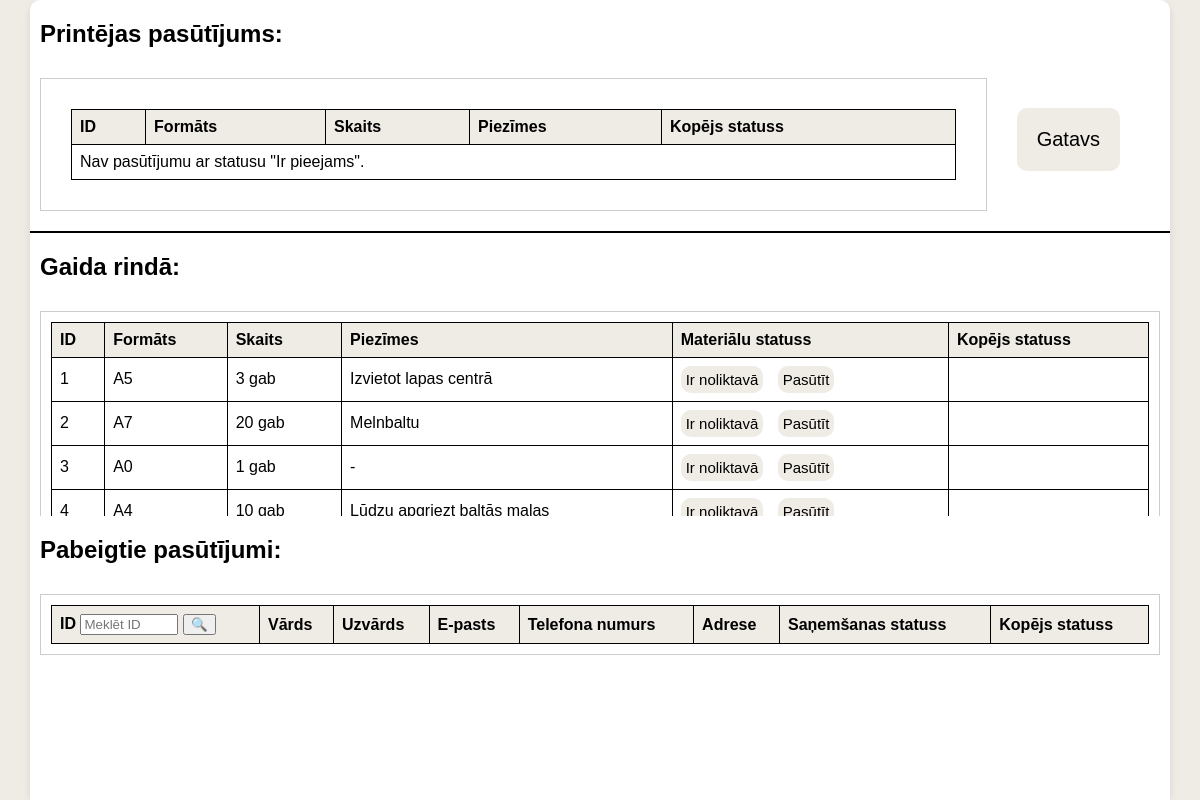
The app's page /adminmain with its own data.
### app/model.py (models this page shows, shortened)
class Pasutijums(db.Model):
    __tablename__ = 'pasutijums'
    id = db.Column(db.Integer, primary_key=True, autoincrement=True)  # Добавьте autoincrement=True
    vards = db.Column(db.String(50), nullable=False)
    uzvards = db.Column(db.String(50), nullable=False)
    TelefonaNumurs = db.Column(db.String(20), nullable=False)
    epasts = db.Column(db.String(120), nullable=False)
    PiegadesAdrese = db.Column(db.String(255), nullable=False)
    izmers = db.Column(db.String(50), nullable=False)
    daudzums = db.Column(db.Integer, nullable=False)
    komentari = db.Column(db.Text)
    materiala_statuss = db.Column(db.String(50))
    FailaAugšupielāde = db.Column(db.String(255))
    IzveidotsLaiks = db.Column(db.TIMESTAMP, default=db.func.current_timestamp())
    kopejais_statuss = db.Column(db.String(50))
    sanemsanas_statuss = db.Column(db.String(50))
    darba_apjoms = db.Column(db.Integer)
    vieta_rinda = db.Column(db.Integer)
    gaidija_materialus = db.Column(db.Boolean, nullable=True)

### app/routes.py (the view)
@app.route('/adminmain')
def adminmain():
    all_orders = Pasutijums.query.filter(Pasutijums.materiala_statuss.isnot('Gaida piegādi')).all()
    available_order = (
        Pasutijums.query.filter_by(materiala_statuss='Ir pieejams').first()
    )
    wait_del = Pasutijums.query.filter_by(materiala_statuss='Gaida piegādi')
    return render_template(
        'adminmain.html',
        orders=all_orders,
        available_order=available_order,
        wait_del=wait_del,
    )

### app/templates/adminmain.html (shortened to what this page needs)
<!DOCTYPE html>
<html lang="en">
<head>
    <link rel="stylesheet" href="{{ url_for('static', filename='css/adminmain_css.css') }}">
</head>
</head>
<body>
<div class="container">
    <h2>Printējas pasūtījums:</h2>
    <div class="header">
        <div class="order1">
            <table>
                <thead>
                    <tr>
                        <th>ID</th>
                        <th>Formāts</th>
                        <th>Skaits</th>
                        <th>Piezīmes</th>
                        <th>Kopējs statuss</th>
                    </tr>
                </thead>
                <tbody>
                {% if available_order %}
                <tr>
                    <td>{{ available_order.id }}</td>
                    <td>{{ available_order.izmers }}</td>
                    <td>{{ available_order.daudzums }} gab</td>
                    <td>{{ available_order.komentari or "Nav piezīmju" }}</td>
                    <td>Ir pieejams</td>
                </tr>
                {% else %}
                <tr>
                    <td colspan="6">Nav pasūtījumu ar statusu "Ir pieejams".</td>
                </tr>
                {% endif %}
            </tbody>
            </table>
        </div>
        <button class="button" data-id="{{ available_order.id }}" onclick="nakamais_pasutijums(this), prioritizetPasutijumus(this)">Gatavs</button>
    </div>
    <div class="divider"></div>
    <h2>Gaida rindā: </h2>
    <div class="content">
        <div class="order">
            <table>
                <thead>
                    <tr>
                        <th>ID</th>
                        <th>Formāts</th>
                        <th>Skaits</th>
                        <th>Piezīmes</th>
                        <th>Materiālu statuss</th>
                        <th>Kopējs statuss</th>
                    </tr>
                </thead>
                <tbody>
                    {% for order in orders %}
                    <tr>
                        <td>{{ order.id }}</td>
                        <td>{{ order.izmers }}</td>
                        <td>{{ order.daudzums }} gab</td>
                        <td>{{ order.komentari or "Nav piezīmju" }}</td>
                        <td>
                            {% if order.materiala_statuss == 'Ir pieejams' %}
                            Ir pieejams
                            {% elif order.materiala_statuss == 'Pasūtīts' %}
                            Pasūtīts
                            <button class="button_mater" onclick="sanemts_f(this)">Saņemts</button>
                            {% else %}
                            <button class="button_mater" onclick="poga_pieejams(this)">Ir noliktavā</button>
                            <button class="button_mater" onclick="order(this)">Pasūtīt</button>
                            {% endif %}
                        </td>
                        <td id="kopejais_stat">
                        </td>
                    </tr>
                    {% endfor %}
                </tbody>
            </table>
        </div>
    </div>
    <h2>Pabeigtie pasūtījumi:</h2>
    <div class="content">
        <div class="order">
            <table id="completedOrdersTable">
                <thead>
                    <tr>
                        <th>ID
                            <input type="text" id="searchId" placeholder="Meklēt ID" style="width: 90px;">
                            <button onclick="filterById()">🔍</button>
                        </th>
                        <th>Vārds</th>
                        <th>Uzvārds</th>
                        <th>E-pasts</th>
                        <th>Telefona numurs</th>
                        <th>Adrese</th>
                        <th>Saņemšanas statuss</th>
                        <th>Kopējs statuss</th>
                    </tr>
                </thead>
            </table>
        </div>
    </div>
</div>
</body>
</html>

### app/static/css/adminmain_css.css (style rules this page uses)
body { margin: 0; font-family: Arial, sans-serif; background-color: #efebe5; }
.container { display: flex; flex-direction: column; height: 100vh; width: 95%; margin:auto; box-shadow: 0 4px 8px rgba(0, 0, 0, 0.1); background-color: #ffffff; border-radius: 10px; }
.header { display: flex; justify-content: space-between; align-items: center; flex: 0 0 auto; padding: 10px; box-sizing: border-box; }
.divider { height: 2px; background-color: black; }
.content { flex: 1; overflow-y: auto; background-color: #ffffff; padding: 10px; box-sizing: border-box; }
.order { margin-bottom: 10px; border: 1px solid #ccc; padding: 10px; }
.order1 { margin-bottom: 10px; border: 1px solid #ccc; padding: 30px; width: 79%; }
.button { padding: 20px 20px; margin-bottom: 20px; margin-right: 40px; background-color: #efebe5; color: black; border: none; border-radius: 5px; cursor: pointer; font-size: 20px; border-radius: 10px; }
.button_mater { padding: 5px 5px; background-color: #efebe5; color: black; border: none; border-radius: 5px; cursor: pointer; font-size: 15px; border-radius: 10px; margin-right: 10px; }
table { width: 100%; border-collapse: collapse; }
th, td { border: 1px solid #000; padding: 8px; text-align: left; }
th { background-color: #efebe5; }
h2 { padding-left: 10px; }

### records on screen
Pasutijums: id "1", izmers "A5", daudzums "3", komentari "Izvietot lapas centrā", materiala_statuss "Ir noliktavā"
Pasutijums: id "2", izmers "A7", daudzums "20", komentari "Melnbaltu", materiala_statuss "Ir noliktavā"
Pasutijums: id "3", izmers "A0", daudzums "1", komentari "-", materiala_statuss "Ir noliktavā"
Pasutijums: id "4", izmers "A4", daudzums "10", komentari "Lūdzu apgriezt baltās malas", materiala_statuss "Ir noliktavā"
